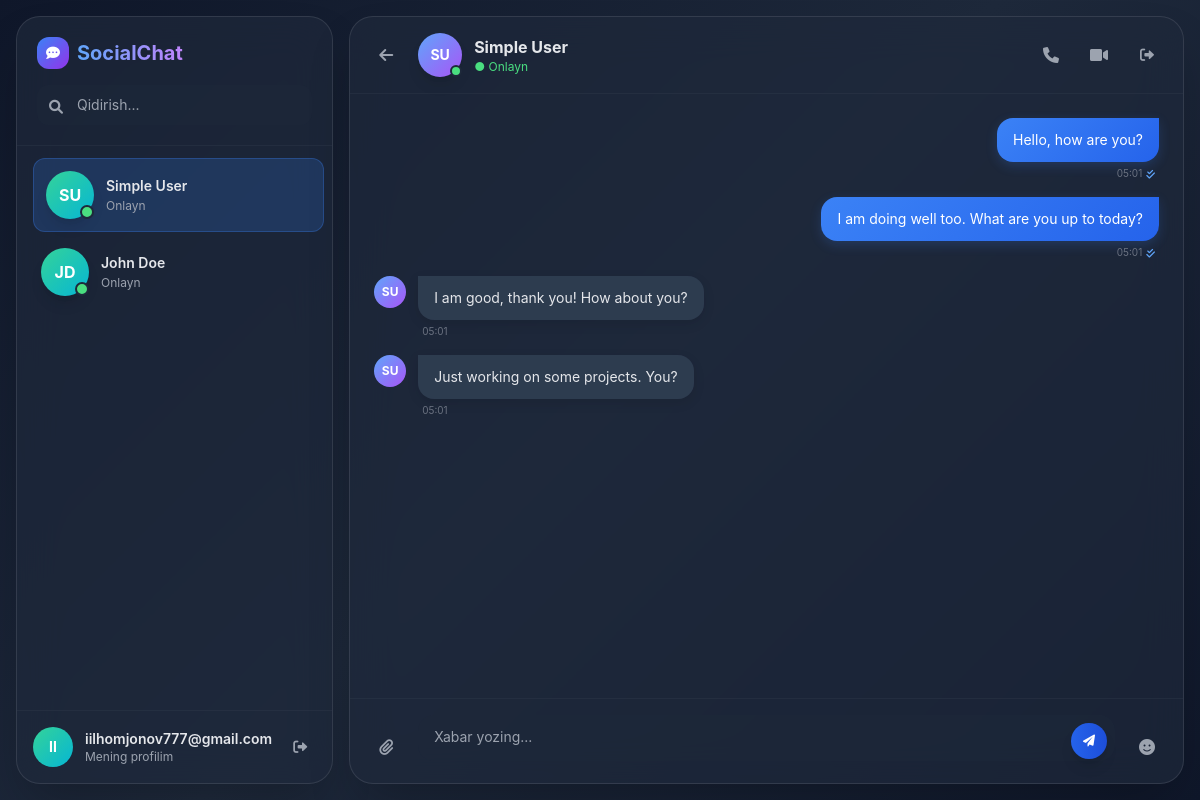
Screenshot of /?id=2 (signed in) with the database file from the repository.
### tables this page shows
CREATE TABLE users (
    id INT PRIMARY KEY AUTO_INCREMENT,
    name VARCHAR(50) NOT NULL,
    email VARCHAR(100) NOT NULL UNIQUE,
    password VARCHAR(255) NOT NULL,
    created_at TIMESTAMP DEFAULT CURRENT_TIMESTAMP,
    updated_at TIMESTAMP DEFAULT CURRENT_TIMESTAMP ON UPDATE CURRENT_TIMESTAMP
);

CREATE TABLE messages (
    id INT PRIMARY KEY AUTO_INCREMENT,
    sender_id INT NOT NULL,
    receiver_id INT NOT NULL,
    message TEXT NOT NULL,
    status ENUM('sent', 'read') DEFAULT 'sent',
    created_at TIMESTAMP DEFAULT CURRENT_TIMESTAMP,
    FOREIGN KEY (sender_id) REFERENCES users(id) ON DELETE CASCADE,
    FOREIGN KEY (receiver_id) REFERENCES users(id) ON DELETE CASCADE
);

### db.php (called while the page is built, shortened)
<?php
class Database
{
    private $conn;
    public function __construct()
    {
        try {
            $this->conn = new PDO(
                "mysql:host=" . DB_SERVER . ";dbname=" . DB_NAME,
                DB_USERNAME,
                DB_PASSWORD,
                [
                    PDO::ATTR_ERRMODE => PDO::ERRMODE_EXCEPTION,
                    PDO::ATTR_DEFAULT_FETCH_MODE => PDO::FETCH_ASSOC,
                    PDO::ATTR_EMULATE_PREPARES => false,
                ]
            );
        } catch (PDOException $e) {
            die("Database connection error: " . $e->getMessage());
        }
    }
    public function execute($sql, $params = [])
    {
        try {
            $stmt = $this->conn->prepare($sql);
            $stmt->execute($params);
            return $stmt;
        } catch (PDOException $e) {
            die("Query Error: " . $e->getMessage());
        }
    }
    public function select($table, $columns = "*", $condition = "", $params = [])
    {
        return $this->execute(
            "SELECT $columns FROM $table" . ($condition ? " WHERE $condition" : ""),
            $params
        )->fetchAll();
    }
}

### index.php (the view, shortened to what this page needs)
<?php
include 'db.php';
$db = new Database();
$contacts = $db->select('users', '*', 'id != ?', [$_SESSION['user']['id']]);
if (isset($_GET['id']) && !empty($_GET['id'])) {
    $messages = $db->select('messages', '*', '(sender_id = ? AND receiver_id = ?) OR (sender_id = ? AND receiver_id = ?)', [$_SESSION['user']['id'], $_GET['id'], $_GET['id'], $_SESSION['user']['id']]);
} else {
    $messages = [];
    $_SESSION['receiver']['id'] = null;
    $_SESSION['receiver']['name'] = null;
}
?>
<!DOCTYPE html>
<html lang="en" class="dark">
<head>
    <script src="https://cdn.tailwindcss.com"></script>
    <link rel="stylesheet" href="https://cdnjs.cloudflare.com/ajax/libs/font-awesome/6.0.0-beta3/css/all.min.css">
</head>
<body class="text-gray-200 antialiased">
    <div class="flex h-screen p-3 md:p-4 gap-3 md:gap-4">
        <div class="sidebar-panel glass-panel rounded-2xl md:rounded-3xl flex flex-col flex-shrink-0 shadow-2xl md:relative md:transform-none" id="sidebar">
            <div class="p-4 md:p-5 border-b border-gray-700/30">
                <div class="flex items-center justify-between mb-4">
                    <div class="flex items-center gap-2">
                        <div class="w-8 h-8 bg-gradient-to-br from-blue-500 to-purple-600 rounded-xl flex items-center justify-center">
                            <i class="fas fa-comment-dots text-white text-sm"></i>
                        </div>
                        <h2 class="text-lg md:text-xl font-bold bg-gradient-to-r from-blue-400 to-purple-400 bg-clip-text text-transparent">
                        </h2>
                    </div>
                </div>
                <div class="relative">
                    <input type="text" placeholder="Qidirish..." class="w-full bg-slate-800/50 rounded-xl px-4 py-2.5 pl-10 focus:outline-none focus:ring-2 focus:ring-blue-500/50 text-sm transition-all">
                    <i class="fas fa-search absolute left-3 top-3 text-gray-400 text-sm"></i>
                </div>
            </div>
            <div class="flex-1 overflow-y-auto custom-scrollbar p-2 md:p-3 space-y-1">
                <?php foreach ($contacts as $contact) : ?>
                    <?php
                    $nameParts = explode(' ', trim($contact['name']));
                    $initials = strtoupper(substr($nameParts[0], 0, 1) . (isset($nameParts[1]) ? substr($nameParts[1], 0, 1) : ''));
                    $safeName = htmlspecialchars($contact['name'], ENT_QUOTES, 'UTF-8');
                    $userId = $contact['id'];
                    $isActive = (isset($_GET['id']) && $_GET['id'] == $userId) ? 'active' : '';
                    ?>
                    <a href="?id=<?= $userId ?>" class="user-card flex items-center gap-3 p-3 rounded-xl cursor-pointer block hover:no-underline <?= $isActive ?>">
                        <div class="relative flex-shrink-0">
                            <div class="w-12 h-12 bg-gradient-to-br from-emerald-400 to-cyan-500 rounded-full flex items-center justify-center shadow-lg">
                                <span class="font-bold text-white"><?= $initials ?></span>
                            </div>
                            <span class="absolute bottom-0 right-0 w-3.5 h-3.5 bg-green-400 rounded-full border-2 border-slate-800 pulse-dot"></span>
                        </div>
                        <div class="flex-1 min-w-0">
                            <div class="flex items-center justify-between mb-0.5">
                                <p class="font-semibold text-sm truncate"><?= $safeName ?></p>
                            </div>
                            <p class="text-xs text-gray-400">Onlayn</p>
                        </div>
                    </a>
                <?php endforeach; ?>
            </div>
            <div class="p-3 md:p-4 border-t border-gray-700/30">
                <div class="flex items-center gap-3">
                    <div class="w-10 h-10 bg-gradient-to-br from-emerald-400 to-cyan-500 rounded-full flex items-center justify-center">
                        <span class="font-bold text-white text-sm">
                            <?php echo isset($_SESSION['user']['email']) ? strtoupper(substr($_SESSION['user']['email'], 0, 2)) : 'ME'; ?>
                        </span>
                    </div>
                    <div class="flex-1 min-w-0">
                        <p class="font-semibold text-sm truncate">
                            <?php echo isset($_SESSION['user']['email']) ? htmlspecialchars($_SESSION['user']['email']) : 'User'; ?>
                        </p>
                        <p class="text-xs text-gray-400">Mening profilim</p>
                    </div>
                    <button onclick="openLogoutModal()" class="w-8 h-8 rounded-lg hover:bg-red-500/20 flex items-center justify-center transition-colors group" title="Chiqish">
                        <i class="fas fa-sign-out-alt text-gray-400 group-hover:text-red-400 text-sm transition-colors"></i>
                    </button>
                </div>
            </div>
        </div>
        <div class="flex-1 flex flex-col">
            <?php if (isset($_GET['id']) && !empty($_GET['id'])): ?>
                <div class="glass-panel rounded-2xl md:rounded-3xl flex flex-col h-full shadow-2xl chat-window">
                    <div class="p-3 md:p-4 border-b border-gray-700/30 flex items-center justify-between">
                        <div class="flex items-center gap-3">
                            <button class="hidden md:flex w-10 h-10 rounded-xl hover:bg-white/10 items-center justify-center flex-shrink-0 transition-colors" onclick="closeChat()">
                                <i class="fas fa-arrow-left text-gray-400"></i>
                            </button>
                            <div class="relative flex-shrink-0">
                                <div class="w-10 h-10 md:w-11 md:h-11 bg-gradient-to-br from-blue-400 to-purple-500 rounded-full flex items-center justify-center shadow-lg">
                                    <?php
                                    $receiverNameParts = explode(' ', trim($_SESSION['receiver']['name']));
                                    $receiverInitials = strtoupper(substr($receiverNameParts[0], 0, 1) . (isset($receiverNameParts[1]) ? substr($receiverNameParts[1], 0, 1) : ''));
                                    ?>
                                    <span class="font-bold text-white text-sm"><?= $receiverInitials ?></span>
                                </div>
                                <span class="absolute bottom-0 right-0 w-3 h-3 bg-green-400 rounded-full border-2 border-slate-800 pulse-dot"></span>
                            </div>
                            <div>
                                <h3 class="font-bold text-sm md:text-base"><?= htmlspecialchars($_SESSION['receiver']['name']) ?></h3>
                                <p class="text-xs text-green-400">● Onlayn</p>
                            </div>
                        </div>
                        <div class="flex gap-1 md:gap-2">
                            <button class="w-10 h-10 rounded-xl hover:bg-white/10 flex items-center justify-center transition-colors">
                                <i class="fas fa-phone text-gray-400"></i>
                            </button>
                            <button class="w-10 h-10 rounded-xl hover:bg-white/10 flex items-center justify-center transition-colors hidden sm:flex">
                                <i class="fas fa-video text-gray-400"></i>
                            </button>
                            <button onclick="openLogoutModal()" class="w-10 h-10 rounded-xl hover:bg-red-500/20 flex items-center justify-center transition-colors group">
                                <i class="fas fa-sign-out-alt text-gray-400 group-hover:text-red-400 text-sm transition-colors"></i>
                            </button>
                        </div>
                    </div>
                    <div class="flex-1 overflow-y-auto custom-scrollbar p-4 md:p-6 space-y-4" id="messagesContainer">
                        <?php foreach ($messages as $m) : ?>
                            <?php if ($m['sender_id'] == $_SESSION['user']['id']) : ?>
                                <div class="flex items-start gap-2 md:gap-3 justify-end">
                                    <div class="max-w-[75%] md:max-w-md">
                                        <div class="message-sent text-white rounded-2xl rounded-tr-none px-3 py-2 md:px-4 md:py-3">
                                            <p class="text-sm"><?= htmlspecialchars($m['message']) ?></p>
                                        </div>
                                        <p class="text-[10px] text-gray-500 mt-1 mr-1 text-right flex items-center justify-end gap-1">
                                            <?= date('H:i', strtotime($m['created_at'] ?? 'now')) ?>
                                            <i class="fas fa-check-double text-blue-400 text-[10px]"></i>
                                        </p>
                                    </div>
                                </div>
                            <?php else : ?>
                                <div class="flex items-start gap-2 md:gap-3">
                                    <div class="w-8 h-8 bg-gradient-to-br from-blue-400 to-purple-500 rounded-full flex items-center justify-center flex-shrink-0">
                                        <span class="text-xs font-bold text-white"><?= $receiverInitials ?></span>
                                    </div>
                                    <div class="max-w-[75%] md:max-w-md">
                                        <div class="message-received rounded-2xl rounded-tl-none px-3 py-2 md:px-4 md:py-3">
                                            <p class="text-sm"><?= htmlspecialchars($m['message']) ?></p>
                                        </div>
                                        <p class="text-[10px] text-gray-500 mt-1 ml-1">
                                            <?= date('H:i', strtotime($m['created_at'] ?? 'now')) ?>
                                        </p>
                                    </div>
                                </div>
                            <?php endif; ?>
                        <?php endforeach; ?>
                    </div>
                    <div class="p-3 md:p-4 border-t border-gray-700/30">
                        <form id="messageForm" class="flex items-end gap-2 md:gap-3">
                            <button type="button" class="w-10 h-10 rounded-xl hover:bg-white/10 flex items-center justify-center transition-colors flex-shrink-0">
                                <i class="fas fa-paperclip text-gray-400"></i>
                            </button>
                            <div class="flex-1 relative">
                                <textarea
                                    rows="1"
                                    placeholder="Xabar yozing..."
                                    class="w-full bg-slate-800/50 rounded-2xl px-4 py-3 pr-12 focus:outline-none focus:ring-2 focus:ring-blue-500/50 resize-none text-sm transition-all"
                                    style="min-height: 46px; max-height: 120px;"
                                    id="messageInput"></textarea>
                                <button type="submit" class="absolute right-2 top-1/2 -translate-y-1/2 w-9 h-9 rounded-full bg-gradient-to-r from-blue-600 to-blue-700 hover:from-blue-500 hover:to-blue-600 flex items-center justify-center transition-all shadow-lg hover:shadow-blue-500/25">
                                    <i class="fas fa-paper-plane text-white text-xs"></i>
                                </button>
                            </div>
                            <button type="button" class="w-10 h-10 rounded-xl hover:bg-white/10 flex items-center justify-center transition-colors flex-shrink-0 hidden sm:flex">
                                <i class="fas fa-smile text-gray-400"></i>
                            </button>
                        </form>
                    </div>
                </div>
            <?php endif; ?>
        </div>
    </div>
</body>
</html>

### index.php (style rules this page uses)
* { margin: 0; padding: 0; box-sizing: border-box; }
body { background: linear-gradient(135deg, #0f172a 0%, #1e293b 50%, #0f172a 100%); background-attachment: fixed; height: 100vh; overflow: hidden; font-family: -apple-system, BlinkMacSystemFont, 'Segoe UI', Roboto, Oxygen, Ubuntu, sans-serif; }
.glass-panel { background: rgba(30, 41, 59, 0.7); backdrop-filter: blur(20px); -webkit-backdrop-filter: blur(20px); border: 1px solid rgba(255, 255, 255, 0.1); }
.message-sent { background: linear-gradient(135deg, #3b82f6 0%, #2563eb 100%); box-shadow: 0 4px 12px rgba(59, 130, 246, 0.2); }
.message-received { background: rgba(51, 65, 85, 0.8); box-shadow: 0 4px 12px rgba(0, 0, 0, 0.1); }
.user-card { transition: all 0.3s cubic-bezier(0.4, 0, 0.2, 1); }
.user-card.active { background: rgba(59, 130, 246, 0.2); border: 1px solid rgba(59, 130, 246, 0.3); transform: translateX(4px); }
.chat-window { animation: slideIn 0.3s cubic-bezier(0.4, 0, 0.2, 1); }
.sidebar-panel { transition: transform 0.3s cubic-bezier(0.4, 0, 0.2, 1); }
.pulse-dot { animation: pulse 2s infinite; }

### rows the page displays
users: name "SU", name "Simple User"
users: name "JD", name "John Doe"
messages: message "Hello, how are you?", created_at "05:01"
messages: message "I am doing well too. What are you up to today?", created_at "05:01"
messages: message "I am good, thank you! How about you?", created_at "05:01"
messages: message "Just working on some projects. You?", created_at "05:01"

### other values shown
substr($_SESSION['user']['email'], 0, 2) "II"
$_SESSION['user']['email'] "iilhomjonov777@gmail.com"
$receiverInitials "SU"
$_SESSION['receiver']['name'] "Simple User"
